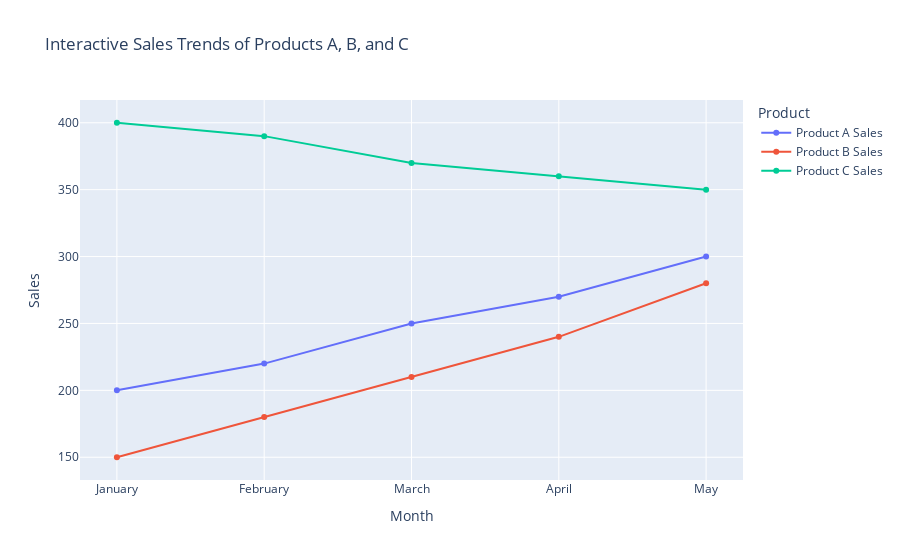

The code cell stored with this chart in its notebook:
### Code cell
import pandas as pd
import numpy as np
import matplotlib.pyplot as plt
import seaborn as sns
import plotly.express as px

# Sample data
data = {
    'Month': ['January', 'February', 'March', 'April', 'May'],
    'Product A Sales': [200, 220, 250, 270, 300],
    'Product B Sales': [150, 180, 210, 240, 280],
    'Product C Sales': [400, 390, 370, 360, 350]
}

df = pd.DataFrame(data)

# Set the Month as the index for easier plotting
df.set_index('Month', inplace=True)

# 1. Using Matplotlib: Line Chart
plt.figure(figsize=(10, 6))
plt.plot(df.index, df['Product A Sales'], marker='o', label='Product A')
plt.plot(df.index, df['Product B Sales'], marker='o', label='Product B')
plt.plot(df.index, df['Product C Sales'], marker='o', label='Product C')
plt.title('Sales Trends of Products A, B, and C Over the Months')
plt.xlabel('Month')
plt.ylabel('Sales')
plt.xticks(rotation=45)
plt.legend()
plt.grid()
plt.tight_layout()
plt.show()

# 2. Using Seaborn: Bar Plot
df_melted = df.reset_index().melt(id_vars='Month', var_name='Product', value_name='Sales')

plt.figure(figsize=(10, 6))
sns.barplot(data=df_melted, x='Month', y='Sales', hue='Product')
plt.title('Comparison of Product Sales by Month')
plt.ylabel('Sales')
plt.xticks(rotation=45)
plt.tight_layout()
plt.show()

# 3. Using Plotly: Interactive Line Plot
fig = px.line(df_melted, x='Month', y='Sales', color='Product', markers=True, title='Interactive Sales Trends of Products A, B, and C')
fig.update_layout(xaxis_title='Month', yaxis_title='Sales')
fig.show()

### Figure 1 — Plotly figure (JSON) as saved in the notebook; plotly's stock layout.template omitted (floating-point values rounded to 4 significant figures)
{"data": [{"hovertemplate": "Product=Product A Sales<br>Month=%{x}<br>Sales=%{y}<extra></extra>", "legendgroup": "Product A Sales", "line": {"color": "#636efa", "dash": "solid"}, "marker": {"symbol": "circle"}, "mode": "lines+markers", "name": "Product A Sales", "orientation": "v", "showlegend": true, "type": "scatter", "x": ["January", "February", "March", "April", "May"], "xaxis": "x", "y": [200, 220, 250, 270, 300], "yaxis": "y"}, {"hovertemplate": "Product=Product B Sales<br>Month=%{x}<br>Sales=%{y}<extra></extra>", "legendgroup": "Product B Sales", "line": {"color": "#EF553B", "dash": "solid"}, "marker": {"symbol": "circle"}, "mode": "lines+markers", "name": "Product B Sales", "orientation": "v", "showlegend": true, "type": "scatter", "x": ["January", "February", "March", "April", "May"], "xaxis": "x", "y": [150, 180, 210, 240, 280], "yaxis": "y"}, {"hovertemplate": "Product=Product C Sales<br>Month=%{x}<br>Sales=%{y}<extra></extra>", "legendgroup": "Product C Sales", "line": {"color": "#00cc96", "dash": "solid"}, "marker": {"symbol": "circle"}, "mode": "lines+markers", "name": "Product C Sales", "orientation": "v", "showlegend": true, "type": "scatter", "x": ["January", "February", "March", "April", "May"], "xaxis": "x", "y": [400, 390, 370, 360, 350], "yaxis": "y"}], "layout": {"legend": {"title": {"text": "Product"}, "tracegroupgap": 0}, "title": {"text": "Interactive Sales Trends of Products A, B, and C"}, "xaxis": {"anchor": "y", "domain": [0, 1], "title": {"text": "Month"}}, "yaxis": {"anchor": "x", "domain": [0, 1], "title": {"text": "Sales"}}}}
